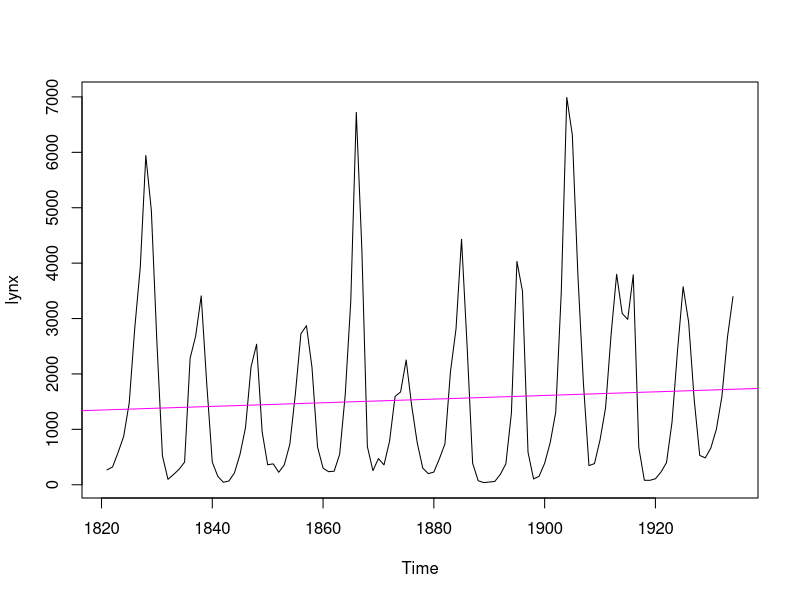
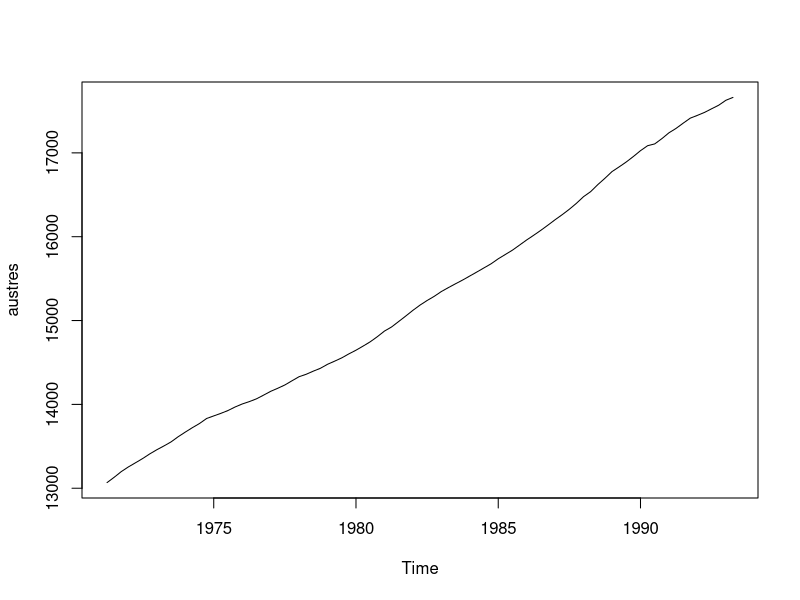

Recreate these plots in R, in order. (Note: this script raises an error after producing the figures.)
# Primera clase Series de tiempo

# Clasificación de series de tiempo de una serie

# EJEMPLO 1

data(lynx)
e1 <- lynx
e1
class(lynx) # Identificar si es una serie de tiempo
start(lynx) # Identificar el inicio de la serie de tiempo
end(lynx)   # Identificar el final de la serie de tiempo
time(lynx)  # Identificar el vector de tiempos de la serie de tiempo
plot(lynx)  # Vista de la serie de tiempo

# Sospechamos

# Revisión de cambios en la media ¿tiene tendencia o no?
# si tiene cambios es que hay tendencia
tl <- lm(lynx ~ time(lynx)) # modelo lineal para la tendencia
anova(tl) # o
summary(tl)
# Hipótesis
# Ho: la serie no muestra tendencia
# Ha: la serie muestra tendencial
# Rechazamos Ho si p-valor < alpha
# 0.4691 < 0.05 por lo tanto No R. Ho
# el modelo no es significativo
abline(tl, col = "magenta") # el albline es para lineas rectas y line es para lineas curvas
# la serie no muestra tendencia

# Revisión de cambios en varianza
library(tseries)
adf.test(lynx, alternative = "stationary")
# Ho: La serie no es estacionaria
# Ha: la serie es estacionaria
# Rechazamos Ho si P-valor < alpha
# 0.01 < 0.05
# Por lo tanto, R. Ho, la serie no tiene cambios en varianza, es decir, es estacionaria

# Clasificación de la serie
# La serie es estacionaria

# EJEMPLO 2

data(austres)
e2 <- austres
e2
class(austres) 
start(austres) 
end(austres)   
time(austres)  
plot(austres)

# Sospechamos tendencia alcista no estacionaria

# Revisión de cambios en la media ¿tiene tendencia o no?
# si tiene cambios es que hay tendencia
tlc <- lm(austres ~ time(austres)) # modelo lineal para la tendencia
anova(austres) # o
summary(austres)

# muestra tendencia lineal creciente

# Pronostico informal para 1994
plot(austres, xlim = c(1971,1994.5))
abline(tlc, col = "purple")
y.pro <- coef(tlc)[1]+coef(tlc)[2]*1994 # y. es y gorro
# x = 1994
points(1994, y.pro, pch = 8, col = "blue")

# Revisión de cambios en varianza
adf.test(austres, alternative = "stationary")
# Ho: La serie no es estacionaria
# Ha: la serie es estacionaria
# Rechazamos Ho si P-valor < alpha
# 0.3495 < 0.05
# Por lo tanto, No R. Ho, la serie tiene cambios en varianza, es decir, no es estacionaria

# Clasificación de la serie
# La serie no es estacionaria ni en media ni en varianza
